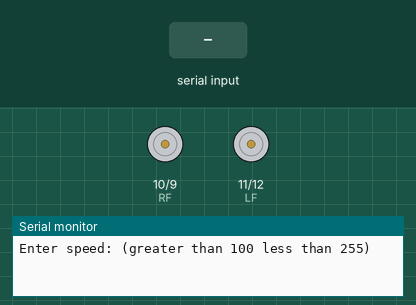
Bench run of a sketch on a simulated Arduino Uno, built with avr-gcc and run on an emulated ATmega328P. Parts: motor-driver pin pairs drawn as motors (green arrow = first pin HIGH = forward, orange = second pin HIGH = backward, longer = more drive), the last lines printed to the serial monitor. The inputs (shaded band) are chosen by the test bench.

Above: at 0.8 s.
0.9 s: "90,45\n" received over Serial
2.4 s: "w90\n" received over Serial
At 3.3 s:
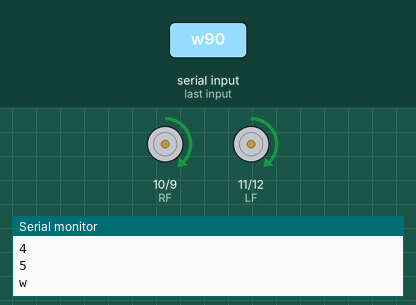
4.9 s: "s90\n" received over Serial
At 5.3 s:
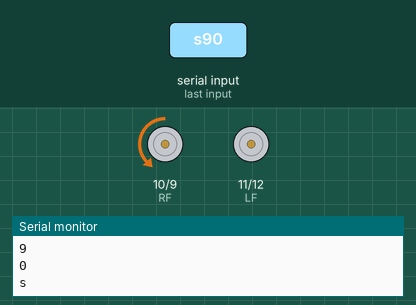
6.9 s: "a90\n" received over Serial
At 7.3 s:
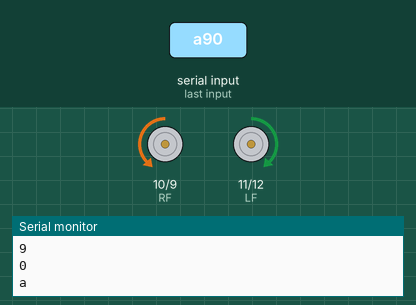
8.9 s: "d90\n" received over Serial
At 9.2 s:
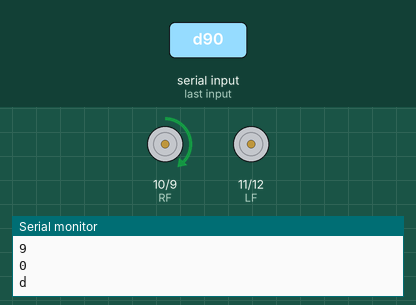
Timing chart, 0 to 11.9 s (numbered marks = the images above; inputs shaded):
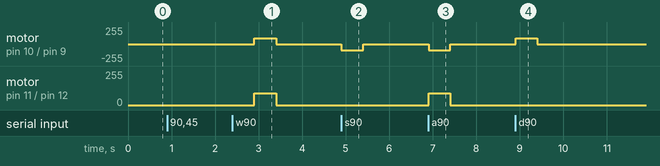

The sketch:

dcmotor.ino
```cpp
//DC Motor Control
//The DC motor will begin rotating left and right, and its speed will vary accordingly.

const int LF = 11;  // the pin controls left motor to spin forward
const int LB = 12;  // the pin controls left motor to spin backward
const int RF = 10;  // the pin controls right motor to spin forward
const int RB = 9;   // the pin controls right motor to spin backward
char byteIn;
int spd = 0;
void setup()
{
  //intialize the four pins as output
  Serial.begin(9600);
  pinMode(LF, OUTPUT);
  pinMode(LB, OUTPUT);
  pinMode(RF, OUTPUT);
  pinMode(RB, OUTPUT);
  Serial.println("Enter speed: (greater than 100 less than 255)\n");
  while(Serial.available() == 0) {}
  spd = Serial.parseInt();
  Serial.println(spd);
}

void loop()
{
   if(Serial.available() > 0) {
     byteIn = (char) Serial.read();
     Serial.println(byteIn);
     switch(byteIn) {
      case 'w':
        forward(spd);
        break;
      case 's':
        backward(spd);
        break;
      case 'a':
        leftTurn(spd);
        break;
      case 'd':
        rightTurn(spd);
        break;
      default:
        stop(500);
     }
   }
}

//The function to drive motor rotate clockwise
void forward(int spd) {
  analogWrite(LF, spd);
  analogWrite(LB, 0);
  analogWrite(RF, spd);
  analogWrite(RB, 0);
  stop(500);
}

//The function to drive motor rotate counterclockwise
void backward(int spd) {
  analogWrite(LF, 0);
  analogWrite(LB, spd);
  analogWrite(RF, 0);
  analogWrite(RB, spd);
  stop(500);
}

void leftTurn(int spd) {
  analogWrite(LF, spd);
  analogWrite(LB, 0);
  analogWrite(RF, 0);
  analogWrite(RB, spd);
  stop(500);
}

void rightTurn(int spd) {
  analogWrite(LF, 0);
  analogWrite(LB, spd);
  analogWrite(RF, spd);
  analogWrite(RB, 0);
  stop(500);
}

//after time ms stop the motors
void stop(int time) {
  delay(time);
  analogWrite(LF, 0);
  analogWrite(LB, 0);
  analogWrite(RF, 0);
  analogWrite(RB, 0);
}
```

Measured:
- after the input at 2.4 s, motor on pin 10 (RF) / pin 9 (RB), motor on pin 11 (LF) / pin 12 (LB): stopped → forward 90/255 after 0.50 s, → stopped 0.50 s later
- after the input at 4.9 s, motor on pin 10 (RF) / pin 9 (RB): stopped → backward 90/255 at once, → stopped 0.50 s later
- after the input at 6.9 s, motor on pin 10 (RF) / pin 9 (RB): stopped → backward 90/255 at once, → stopped 0.50 s later; motor on pin 11 (LF) / pin 12 (LB): stopped → forward 90/255 at once, → stopped 0.50 s later
- after the input at 8.9 s, motor on pin 10 (RF) / pin 9 (RB): stopped → forward 90/255 at once, → stopped 0.50 s later
